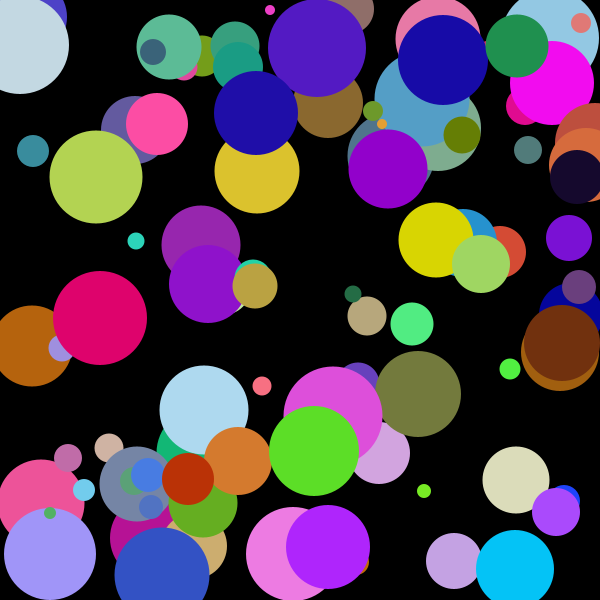
Frame 1 (no input)
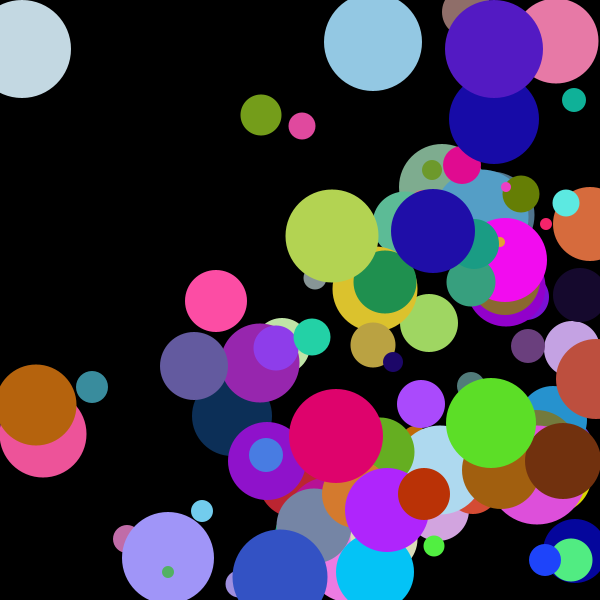
Frame 60 (the mouse pressed at the canvas centre just before this capture)
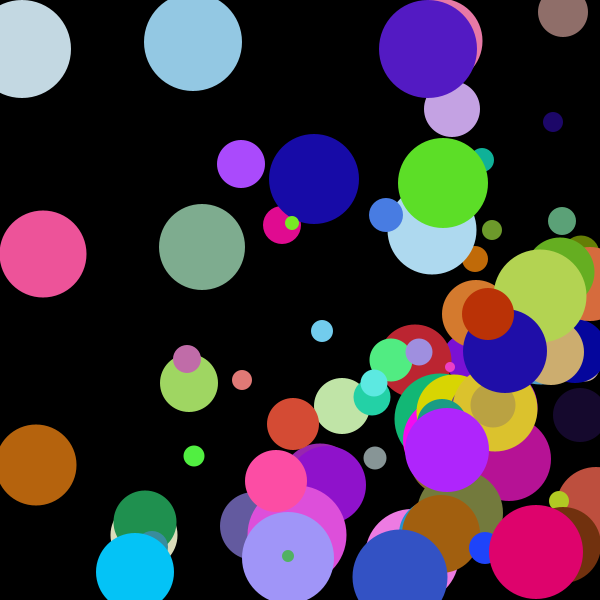
Frame 120 (the mouse held since frame 60 and released just before this capture)

The Processing sketch that drew these frames (run headless with seeded random() and noise(); from frame 60 on, the mouse is pressed at the canvas centre):

// Processing sketch: sketch_100_bouncing_balls_with_arrays_
// ── sketch_100_bouncing_balls_with_arrays_.pde
int num = 100;

int [] xPos = new int [num];
int [] yPos = new int [num];

int [] xSpeed = new int [num];
int [] ySpeed = new int [num];

int [] circleSize = new int [num];
color [] circleColor = new color [num];

int [] opacity = new int [num];

float dist;

void setup() {
  size(600, 600);
  for (int i = 0; i<num; i++) {



    xPos [i] = int (random(circleSize[i]/2, width-circleSize[i]/2));
    yPos [i] = int (random(circleSize[i]/2, height-circleSize[i]/2));

    //random speeds of balls
    xSpeed [i] = int(random(1, 5));
    ySpeed [i] = int(random(1, 5));

    circleSize[i] = int(random(10, 100));
    circleColor[i] = color (random(0, 255), random(0, 255), random(0, 255));

    //opacity[i] = int (random(0, 255));
    opacity[i] = 255;
  }
}

void draw() {
  background(0);

  //for loop for random position of balls
  for (int i = 0; i<num; i++) {

    if (xPos[i] <= circleSize[i]/2 || xPos[i] >= width- circleSize[i]/2){
      xSpeed[i] = xSpeed[i]*-1;
    }

    if (yPos[i] <= circleSize[i]/2 || yPos[i] >= height- circleSize[i]/2){
      ySpeed[i] = ySpeed[i]*-1;
    }

    xPos[i] = xPos[i] + xSpeed[i];
    yPos[i] = yPos[i] + ySpeed[i];

    fill (circleColor[i], opacity[i]);
    noStroke();
    ellipse(xPos[i], yPos[i], circleSize[i], circleSize[i]);
  
 
  if(dist(mouseX, mouseY, xPos[i], yPos[i])< circleSize[i]/2){
   opacity[i] =0;
  }
  
  if (keyPressed){
    opacity[i] = 255;
  }
  }
  
}
